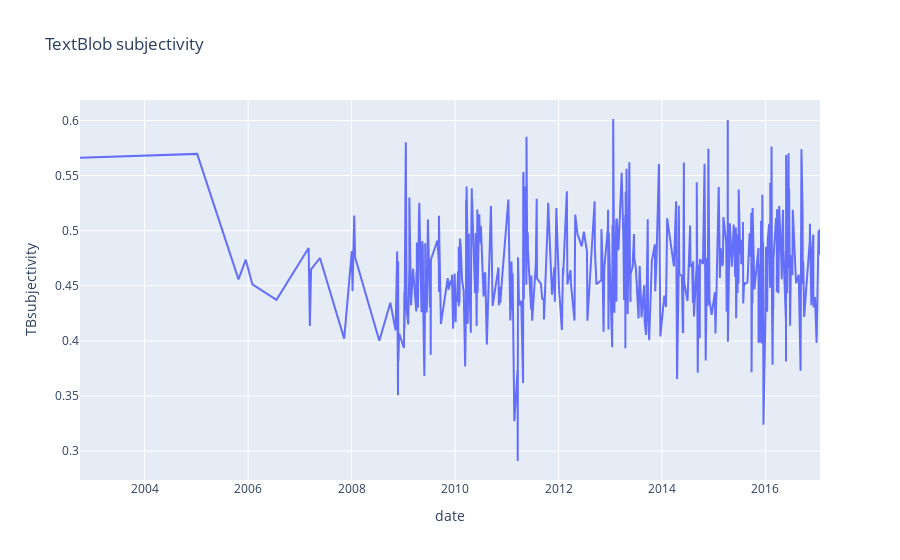

The notebook cell saved with this chart:
### Code cell
fig = px.line(text_df, x=text_df.index, y="TBsubjectivity", hover_name=text_df.index,
             title='TextBlob subjectivity')
fig.show()

### Figure 1 — Plotly figure (JSON) as saved in the notebook; plotly's stock layout.template omitted (floating-point values rounded to 4 significant figures; data arrays with more than 128 entries replaced by an {"elided": "..."} marker saying what was removed)
{"data": [{"hovertemplate": "<b>%{hovertext}</b><br><br>date=%{x}<br>TBsubjectivity=%{y}<extra></extra>", "hovertext": {"elided": "433 str values"}, "legendgroup": "", "line": {"color": "#636efa", "dash": "solid"}, "marker": {"symbol": "circle"}, "mode": "lines", "name": "", "orientation": "v", "showlegend": false, "type": "scatter", "x": {"elided": "433 str values"}, "xaxis": "x", "y": {"elided": "433 float values"}, "yaxis": "y"}], "layout": {"legend": {"tracegroupgap": 0}, "title": {"text": "TextBlob subjectivity"}, "xaxis": {"anchor": "y", "domain": [0, 1], "title": {"text": "date"}}, "yaxis": {"anchor": "x", "domain": [0, 1], "title": {"text": "TBsubjectivity"}}}}
